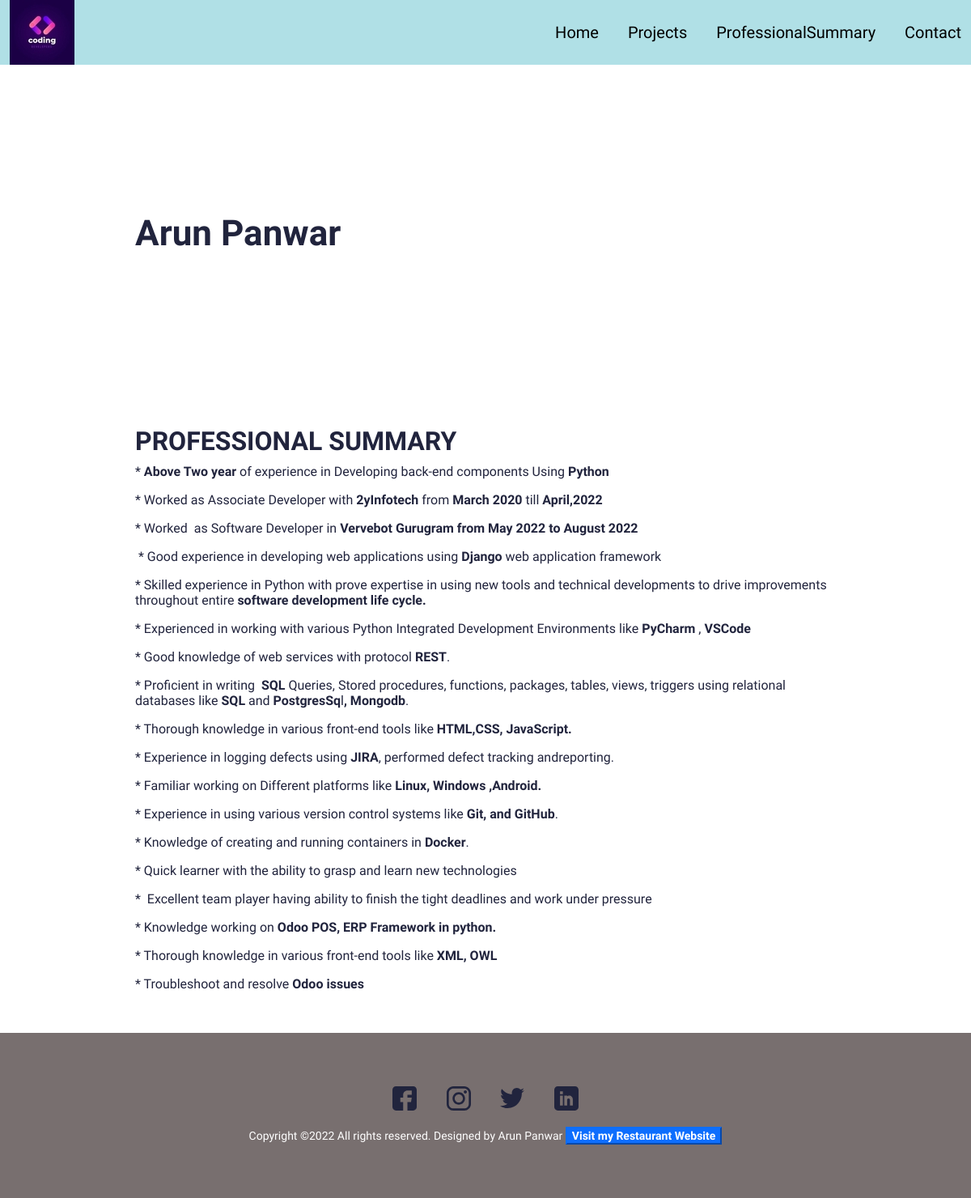
The app's page /blog/arun-panwar with its own data.
### main/models.py (models this page shows, shortened)
class Blog(models.Model):
    class Meta:
        verbose_name_plural = 'Blog Profiles'
        verbose_name = 'Blog'
        ordering = ["timestamp"]
    timestamp = models.DateTimeField(auto_now_add=True)
    author = models.CharField(max_length=200, blank=True, null=True)
    name = models.CharField(max_length=200, blank=True, null=True)
    description = models.CharField(max_length=500, blank=True, null=True)
    body = RichTextField(blank=True, null=True)
    slug = models.SlugField(null=True, blank=True)
    image = models.ImageField(blank=True, null=True, upload_to="blog")
    is_active = models.BooleanField(default=True)

### main/views.py (the view)
# urls.py: path('blog/<slug:slug>', views.BlogDetailView.as_view(), name="blog"),
class BlogDetailView(generic.DetailView):
	model = Blog
	template_name = "main/blog-detail.html"

### resume_project/context_processors.py (called while the page is built)
def project_context(request):
	context = {
		'me': User.objects.first(),
	}
	return context

### main/templates/main/blog-detail.html (shortened to what this page needs)
{% extends 'main/base.html' %}
{% load static %}
{% block content %}
<section>
  <div class="innerPageBannerCol">
    <div class="container">
      <div class="row g-4 g-md-3  align-items-center">
        <div class="col-md-6">
          <div class="bannerContent">
            <h1 class="xlTitle pb-md-3">{{object.name|title}}</h1>
          </div>
        </div>
      </div>
    </div>
  </div>
</section>
<section>
  <div class="sectionSpaceSm">
    <div class="container">
      {{object.body|safe}}
    </div>
  </div>
</section>
{% endblock %}

### static/css/style.css (style rules this page uses)
:root { --primaryColor: #9C07B6; --primaryDarkColor: #3D0048; --primaryHoverColor: #900AA8; --secondaryColor: #F9B000; --baseColor: #21243D; --baseFont: 'Heebo', sans-serif; --titleFont: 'Courier Prime', monospace; --regular: 400; --medium: 500; --bold: 700; --black: 900; --lightBg: #F1F1F1; }
html { scroll-behavior: smooth; }
body { font-family: var(--baseFont); color: var(--baseColor); line-height: normal; }
.xlTitle { font-size: 44px; line-height: 1.3; font-weight: var(--bold); font-family: var(--titleFont) }
.sectionSpaceSm { padding: 35px 0; }
.innerPageBannerCol { padding: 180px 0 150px; }
@media (min-width:992px) { .container, .container-lg, .container-md, .container-sm, .container-xl, .container-xxl { max-width: 890px; } }

### records on screen
Blog: name "Arun Panwar", body "PROFESSIONAL SUMMARY * Above Two year of experience in Developing back-end components Using Python * Worked as Associate Developer with 2yInfotech from March 2020 till April,2022 * Worked as Software Developer in Vervebot Gurugram from May 2022 to August 2022 * Good experience in developing web applications using Django web application framework * Skilled experience in Python with prove expertise in using new tools and technical developments to drive improvements throughout entire software development life cycle. * Experienced in working with various Python Integrated Development Environments like PyCharm , VSCode * Good knowledge of web services with protocol REST . * Proficient in writing…"
